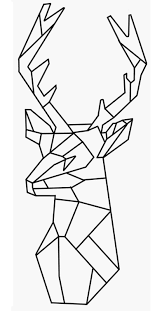
#> input picture code/images/deer.png, 162 x 311 px
$ jupyter execute --allow-errors robot.ipynb
#> lines starting #> are read from the running program, lines starting #| are printed output that depends on the picture; after the words box and inside, x2 and y2 are one past the last pixel; in counts of white or black regions, pixels touching at a corner belong together
## Rot3u Trajectory Planning

[cell 1]
import numpy as np
import matplotlib.pyplot as plt
import roboticstoolbox as rtb
from spatialmath import SE3
from roboticstoolbox import DHRobot, RevoluteDH
import math

[cell 2]
# defining pi
pi = math.pi

### defining the  Robot

#> (a cell that did not finish here is left out)

#> (a cell that did not finish here is left out)

[cell 5]
# import  the  image
import cv2

img = cv2.imread('./images/deer.png')
#> img is the input picture: shape (311, 162, 3); min 0, max 255, mean 233.7
# plt.imshow(img)

gray = cv2.cvtColor(img, cv2.COLOR_BGR2GRAY)

gray = cv2.GaussianBlur(gray, (5, 5), 0)
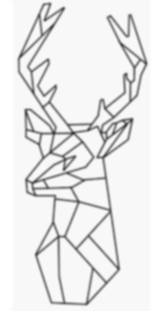
#> gray: shape (311, 162); min 58, max 255, mean 233.7

# Apply Canny edge detection
edges = cv2.Canny(gray, 50, 150)
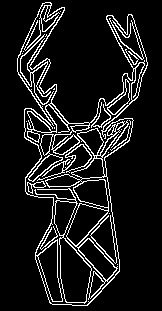
#> edges: shape (311, 162); 10.3% white in thin lines or dots, all inside (x1, y1, x2, y2) = (17, 2, 148, 306)
kernel = np.ones((3, 3), np.uint8)
thinned_edges = cv2.morphologyEx(edges, cv2.MORPH_OPEN, kernel, iterations=3)
#> thinned_edges: shape (311, 162); every value is 0
# Perform Hough line detection
lines = cv2.HoughLinesP(thinned_edges, 1, np.pi/180, 50, minLineLength=50, maxLineGap=10)
#> lines = None
coordinates = []

# Draw detected lines on original image
#> (the rest of this cell did not finish here and is left out)

$ run again, with code/images/fox.png copied over code/images/deer.png
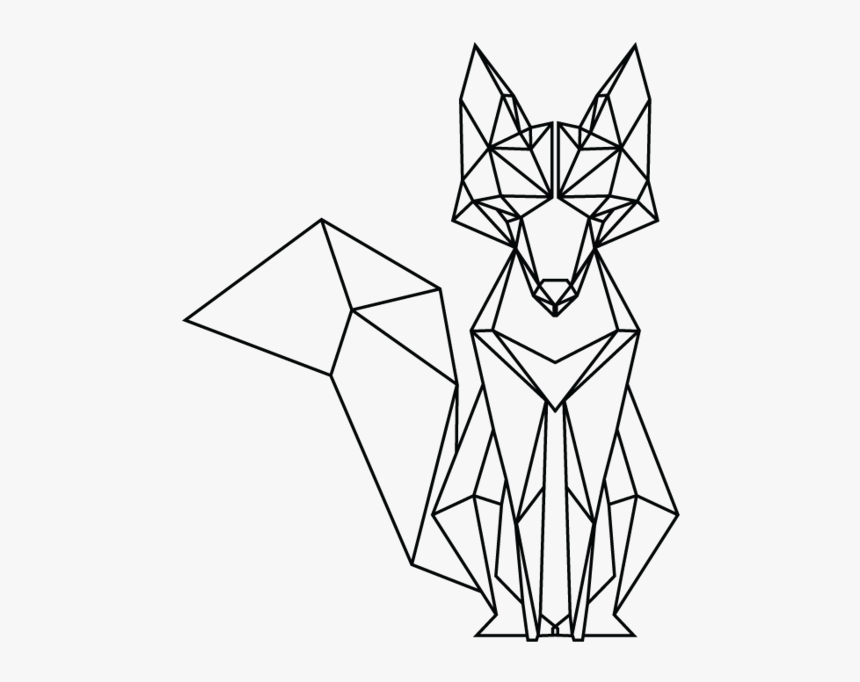
#> input picture code/images/fox.png, 860 x 682 px
#> img is the input picture: shape (682, 860, 3); mean B, G, R 235.8, 235.8, 235.7
#> `gray = cv2.GaussianBlur(gray, (5, 5), 0)`:
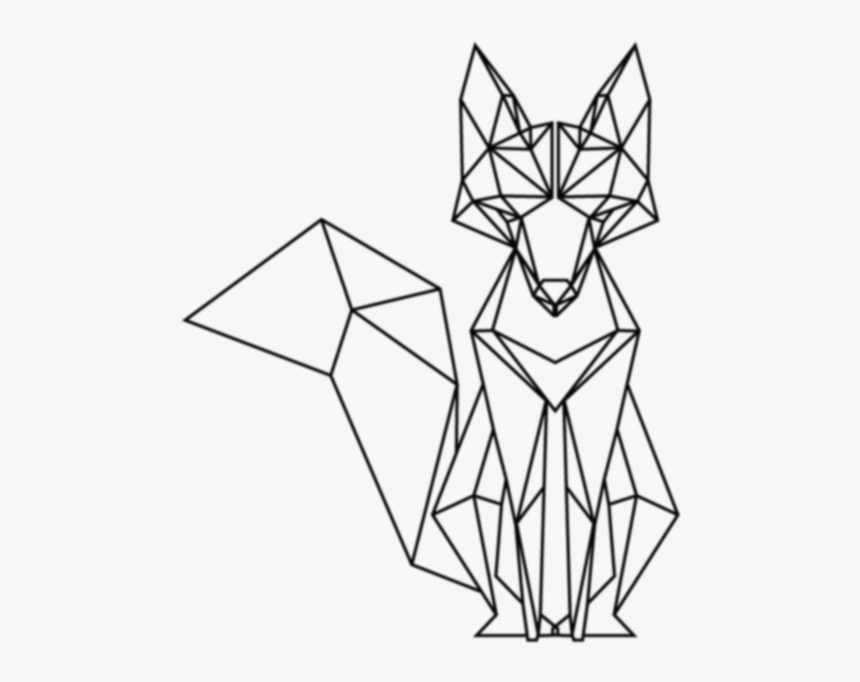
#> gray: shape (682, 860); min 6, max 247, mean 235.8
#> `edges = cv2.Canny(gray, 50, 150)`:
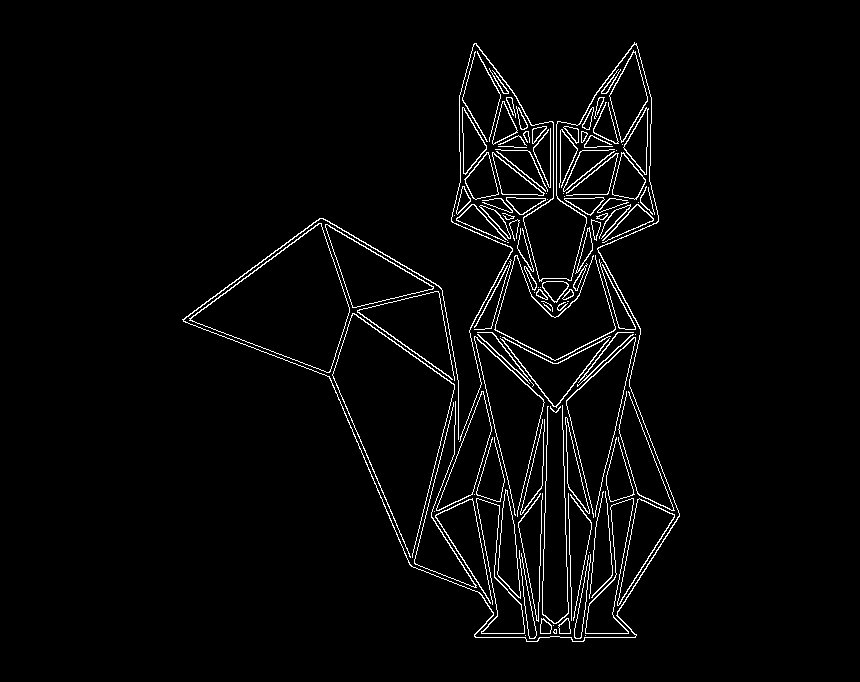
#> edges: shape (682, 860); 3% white in thin lines or dots, all inside (x1, y1, x2, y2) = (182, 42, 680, 642)
#> thinned_edges: shape (682, 860); every value is 0
#> lines = None

$ run again, with code/images/geometry.png copied over code/images/deer.png
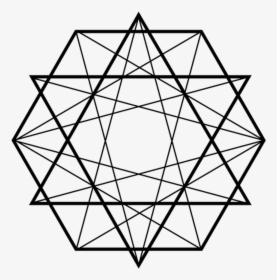
#> input picture code/images/geometry.png, 277 x 280 px
#> img is the input picture: shape (280, 277, 3); min 0, max 248, mean 215.7
#> `gray = cv2.GaussianBlur(gray, (5, 5), 0)`:
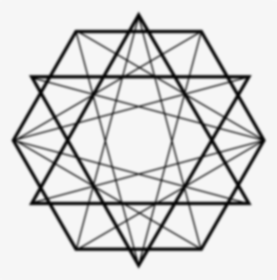
#> gray: shape (280, 277); min 3, max 247, mean 215.7
#> `edges = cv2.Canny(gray, 50, 150)`:
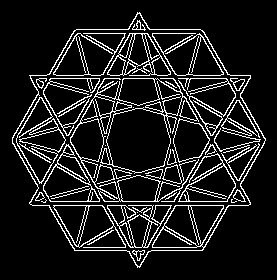
#> edges: shape (280, 277); 11.4% white in thin lines or dots, all inside (x1, y1, x2, y2) = (12, 12, 266, 268)
#> thinned_edges: shape (280, 277); every value is 0
#> lines = None

$ run again, with code/images/polygon.png copied over code/images/deer.png
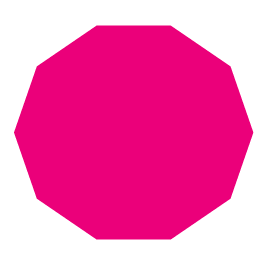
#> input picture code/images/polygon.png, 273 x 259 px
#> img is the input picture: shape (259, 273, 3); mean B, G, R 180.5, 112.2, 243.8
#> `gray = cv2.cvtColor(img, cv2.COLOR_BGR2GRAY)`:
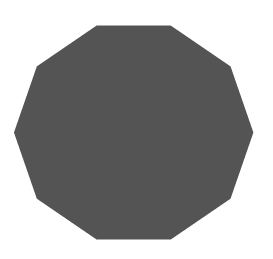
#> gray: shape (259, 273); min 84, max 255, mean 159.2
#> `edges = cv2.Canny(gray, 50, 150)`:
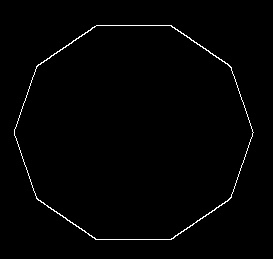
#> edges: shape (259, 273); 1.2% white in thin lines or dots, all inside (x1, y1, x2, y2) = (14, 25, 254, 240)
#> thinned_edges: shape (259, 273); every value is 0
#> lines = None
